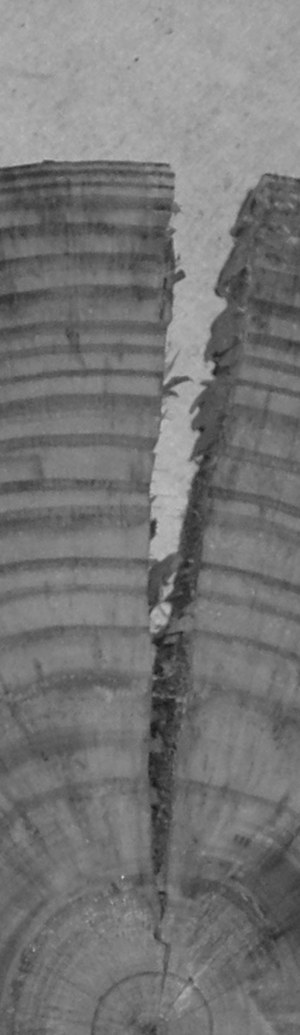
#> input picture base/sinManchas/F4B_cortada3.tif, 300 x 1035 px
$ python -i utils.py   (imports and definitions only)
#> lines starting #> are read from the running program, lines starting #| are printed output that depends on the picture; after the words box and inside, x2 and y2 are one past the last pixel; in counts of white or black regions, pixels touching at a corner belong together
#> further down, picture is the input picture: shape (1035, 300); min 24, max 199, mean 117.9
#!/usr/bin/env python3
# -*- coding: utf-8 -*-
"""
Created on Sun Feb  7 12:01:24 2021

@author: henry
"""
import matplotlib.pyplot as plt
import numpy as np
import imageio

import numpy as np
import matplotlib.pyplot as plt
import skimage.data as data
import skimage.segmentation as seg
import skimage.filters as filters
import skimage.draw as draw
import skimage.color as color

from skimage.transform import AffineTransform, warp
from skimage.transform import rotate

#segmentar
from skimage.filters import median
from skimage.morphology import disk
from scipy import ndimage
from scipy import ndimage as ndi
from skimage.feature import canny
import pandas as pd
from PIL import Image
import re

import cv2


base='FOTOS_DISCOS_1/'
base='FOTOS_DISCOS_2_MEDIDAS_ANILLOS_Y_PRESENCIAMC/'


# [33 lines left out: functions histograma, histogramaAcumulado, ecualizarHistograma, image_show, not called in this run]

def segmentarImagen(imageGray,debug=False):


#> called with debug = False
    I = median(imageGray,disk(5))
    #image_show(I)
    edges = canny(I/255.)
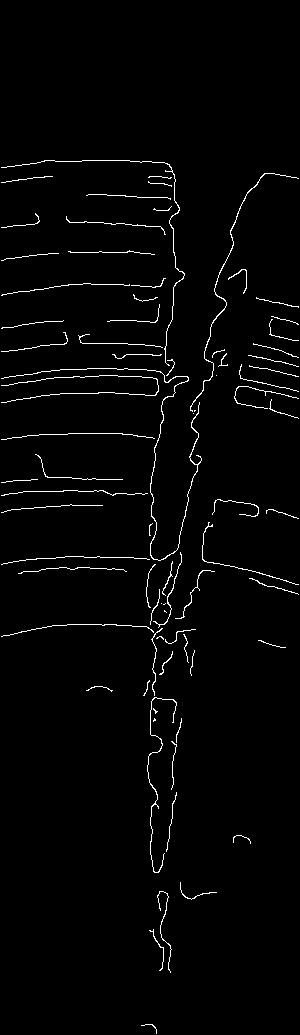
#> edges: shape (1035, 300) bool; 2% white in thin lines or dots, all inside (x1, y1, x2, y2) = (1, 160, 299, 1034)
    #fill_coins = ndi.binary_fill_holes(edges)
    if debug:
        image_show(edges)


    # Elemento estructura1 conectividad 8
    struct2 = ndimage.generate_binary_structure(2,2)

    iteraciones=6

    dil = ndimage.binary_dilation(edges,structure=struct2,iterations=iteraciones).astype(edges.dtype)
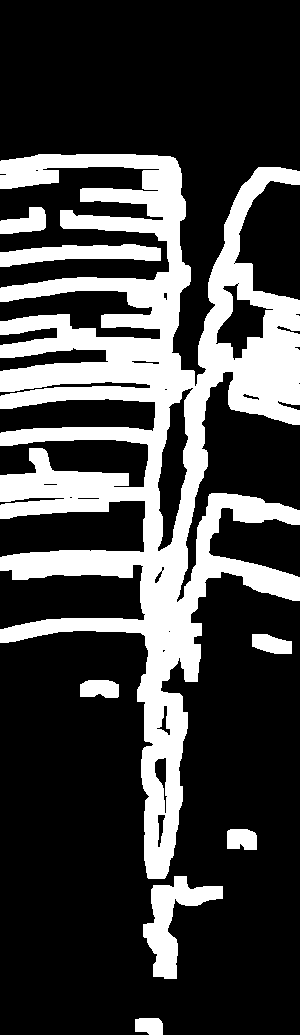
#> dil: shape (1035, 300) bool; 26.6% white; 8 white regions, largest, box (x1, y1, x2, y2) and area: (0, 154, 300, 879) 74214, (143, 876, 223, 979) 3122, (0, 244, 161, 267) 2264

    #image_show(dil)

    # llenar

    fill_coins = ndi.binary_fill_holes(dil)
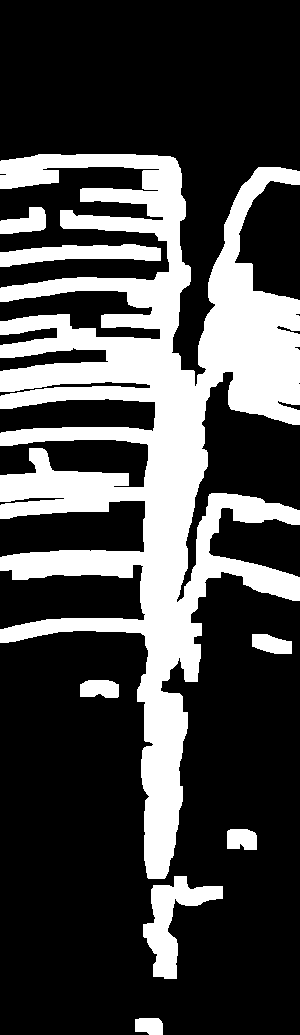
#> fill_coins: shape (1035, 300) bool; 28.3% white; 8 white regions, largest, box (x1, y1, x2, y2) and area: (0, 154, 300, 879) 79331, (143, 876, 223, 979) 3122, (0, 244, 161, 267) 2264
    #image_show(fill_coins)


    iteraciones=30

    ero = ndimage.binary_erosion(fill_coins,structure=struct2,iterations=iteraciones).astype(fill_coins.dtype)
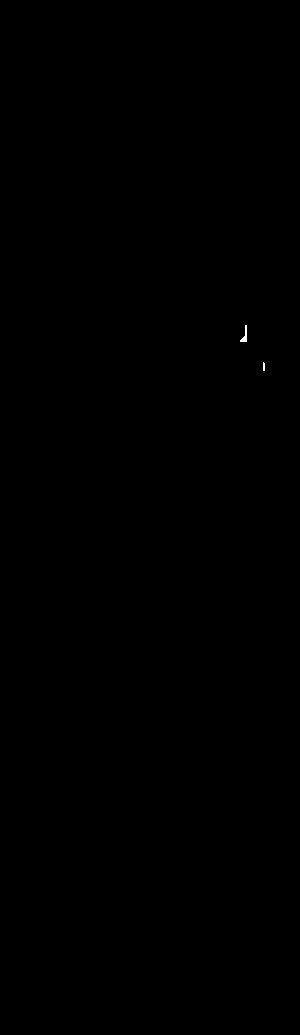
#> ero: shape (1035, 300) bool; 0.02% white in thin lines or dots, all inside (x1, y1, x2, y2) = (240, 325, 265, 371)
    dil2 = ndimage.binary_dilation(ero,structure=struct2,iterations=iteraciones-5).astype(edges.dtype)
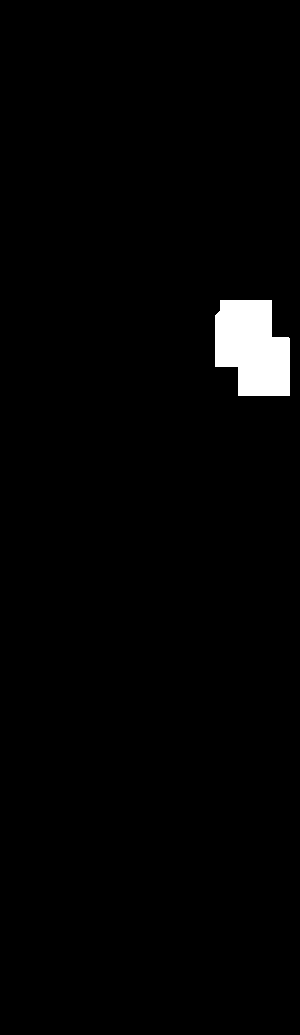
#> dil2: shape (1035, 300) bool; 1.9% white; 1 white region, box (x1, y1, x2, y2) and area: (215, 300, 290, 396) 5801

    #image_show(dil2)


    tronco = np.where(dil2==True)
#> tronco = 5801 positions, rows 300 to 395, columns 215 to 289

    img_seg = np.zeros(imageGray.shape)
    img_seg[tronco] = imageGray[tronco]

    return img_seg

# [6 lines left out: function rgbToluminance, not called in this run]
from scipy.signal import find_peaks


# [6 lines left out: function smoothingProfile, not called in this run]
def moving_average(x, w,windows):
    return np.convolve(x, windows, 'valid') / w

from scipy.ndimage import gaussian_filter

# [145 lines left out: functions filterSobel, buscarBorde, extraerPerfiles, extraerSubperfiles, not called in this run]

>>> import cv2
>>> picture = cv2.imread('../base/sinManchas/F4B_cortada3.tif', cv2.IMREAD_GRAYSCALE)
>>> result = segmentarImagen(picture)
